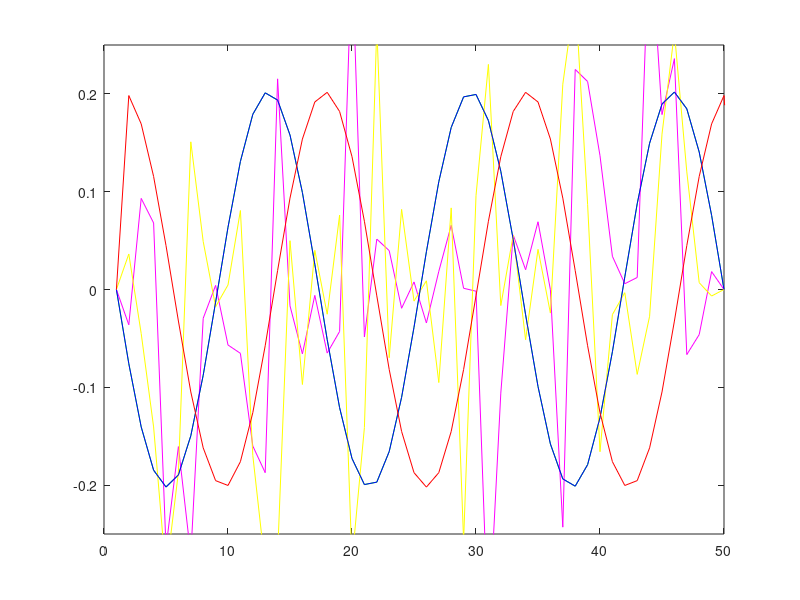

Recreate this plot in MATLAB.
% suppose we have a distribution of time traces
%
% one source of variation is translation and scaling relative to the mean
% close to the mean we can represent these as
% 
% (1 + a T)f and (1 + b D)f
% where f is the the time trace 
% and T and D are infinitesimal translation and dilation generators, i.e. 
% d/dt and t d/dt 
%
% if in principal component analysis we diagonalize the covariance
% matrix to decompose 
%
% f = sum_i c_i f_i 
%
% comparing to the above we see that f_i will be the mean, T acting on the
% mean (the time derivative of the mean), D acting on the mean, etc.
% 
% we can exclude these principal components and the remaining leading ones
% will give a basis for the more non-trivial variation of the time traces
% 
% it is then easy to check the distribution along those directions and
% cluster the trajectories based on that

%%
% generate a distribution of time traces randomly shifted relative to one
% another

nTime = 50;
nTraces = 500;
T = linspace(1,4,nTime);
timeTrace = zeros([nTraces nTime]);

for i = 1:nTraces
    a = 0*randn(1);
    b = 0*randn(1);
    c = 0.3*randn(1);
    timeTrace(i,:) = c*sin(2*pi*T+a) + b;
end
    
plot(timeTrace')

%% do PCA

% nTime x nTime covariance matrix
S = cov(timeTrace);
[V,D] = eigs(S); % returns largest 6, could do more

% the first two principal components
plot(V(:,1)','b')
hold on 
plot(V(:,2)','r')
hold off
axis([0 50 -1/4 1/4])

%% first 2 PC coincide perfectly with the mean and the derivative of the mean

% disagreement here is due to the one sided approximation of the derivative
% and edge effects of the convolution (and there is a sign difference)

% normalize to compare to eigenvector
meanTrace = mean(timeTrace)/sqrt(sum(mean(timeTrace).^2));

dMeanTrace = conv(meanTrace,[1 -1]/2);
dMeanTrace = -dMeanTrace/sqrt(sum(dMeanTrace.^2));

%figure,
plot(meanTrace,'g')
hold on
plot(V(:,2)','m')
plot(-V(:,3)','y')
plot(-V(:,1)','b')
plot(dMeanTrace,'r')
hold off
axis([0 50 -1/4 1/4])

